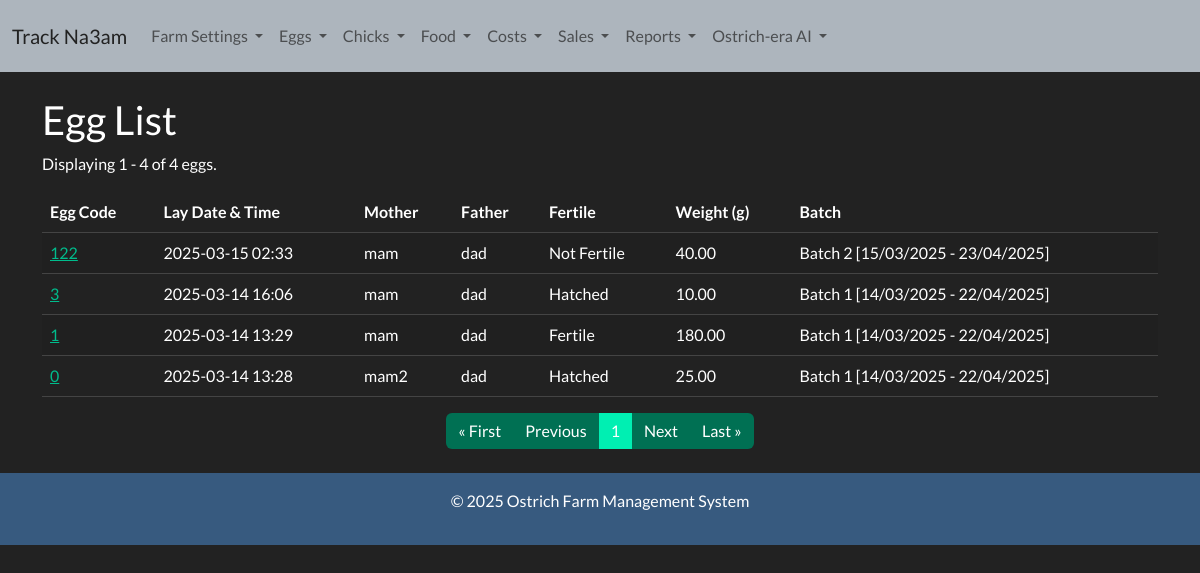
Page /egg-list/ on the earlier database version.
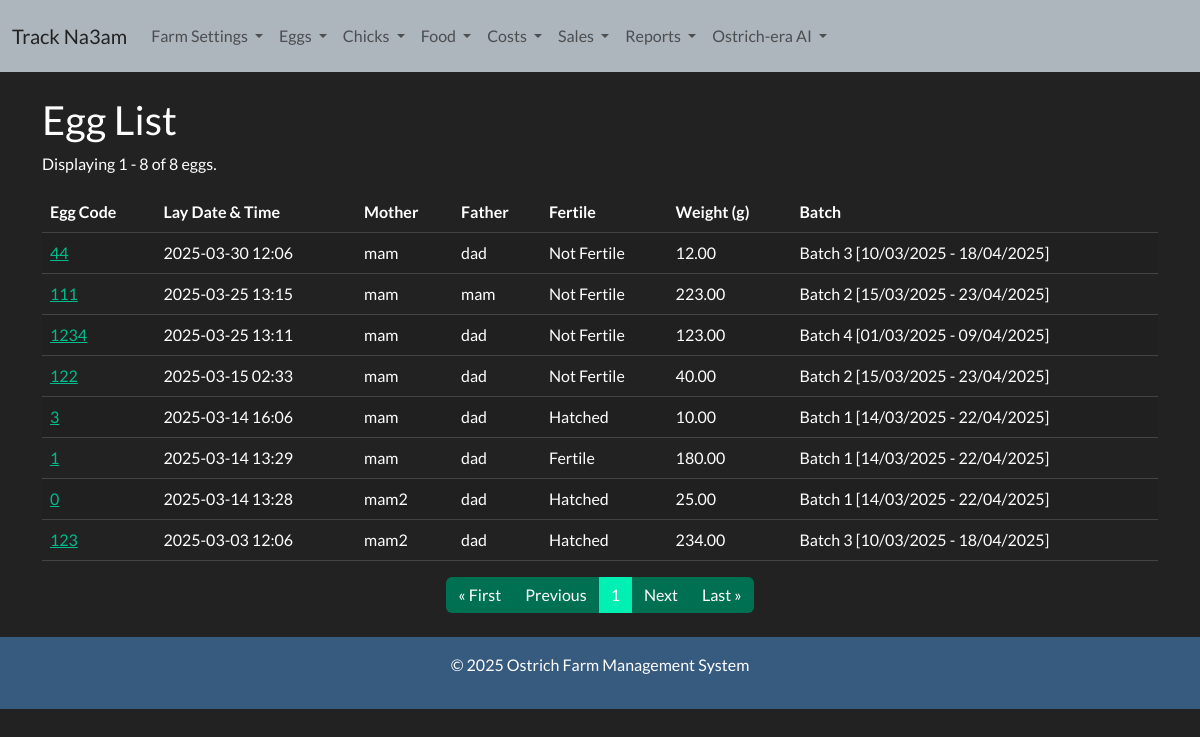
Same page on the later database version.
### ostrich/models.py (models this page shows, shortened)
class Egg(models.Model):
    sale_choices = (
        ('exists','exists'),
        ('sold','sold')
    )
    egg_code = models.CharField(max_length=50, unique=True)
    lay_date_time = models.DateTimeField(default=timezone.now)
    mother = models.ForeignKey('Ostrich', on_delete=models.PROTECT, related_name='eggs_laid', null=True, blank=True)
    father = models.ForeignKey('Ostrich', on_delete=models.PROTECT, related_name='eggs_fathered', null=True, blank=True)
    fertile = models.CharField(
        max_length=20,
        default='Waiting First Check',
        choices=[
            ('Waiting First Check', 'Waiting First Check'),
            ('Fertile', 'Fertile'),
            ('Not Fertile', 'Not Fertile')
        ]
    )
    weight = models.DecimalField(max_digits=5, decimal_places=2, null=True, blank=True)
    batch = models.ForeignKey('Batch', on_delete=models.SET_NULL, null=True, blank=True, related_name='eggs')
    status = models.CharField(max_length= 100, default="exists",choices = sale_choices, null=True)

class Ostrich(models.Model):
    gender_choices= (
        ('male','male'),
        ('female','female')
    )
    existance_choices = (
        ('exists','exists'),
        ('sold', 'sold'),
        ('slaughtered','Slaughtered')
    )
    family = models.ForeignKey(Family, on_delete=models.CASCADE, related_name='ostriches')
    name = models.CharField(max_length=100)
    age = models.IntegerField(blank=True, null=True)
    gender = models.CharField(max_length= 100, choices = gender_choices, null=True)
    status = models.CharField(max_length= 100, default="exists",choices = existance_choices, null=True)

class Batch(models.Model):
    creation_date = models.DateTimeField(default=timezone.now)
    first_check_date = models.DateTimeField(blank=True, null=True)
    finish_date = models.DateTimeField(blank=True, null=True)
    batch_code = models.CharField(max_length=100, unique=True, blank=True)

### ostrich/views.py (the view)
# urls.py: path('egg-list/', views.egg_list, name='egg_list'),
def egg_list(request):
    eggs = Egg.objects.all().order_by('-lay_date_time')  # Order by lay_date_time in descending order
    paginator = Paginator(eggs, 50)  # Show 50 eggs per page
    page_number = request.GET.get('page')  # Get the current page number from the URL
    page_eggs = paginator.get_page(page_number)  # Get the eggs for the requested page
    return render(request, 'eggs/egg_list.html', {'page_eggs': page_eggs})

### templates/eggs/egg_list.html
{% extends 'base.html' %}
{% block content %}
<h2>Egg List</h2>
<p>Displaying {{ page_eggs.start_index }} - {{ page_eggs.end_index }} of {{ page_eggs.paginator.count }} eggs.</p>
<table class="table table-striped">
    <thead>
        <tr>
            <th>Egg Code</th>
            <th>Lay Date & Time</th>
            <th>Mother</th>
            <th>Father</th>
            <th>Fertile</th>
            <th>Weight (g)</th>
            <th>Batch</th>
        </tr>
    </thead>
    <tbody>
        <tbody>
            {% for egg in page_eggs %}
            <tr>
                <td><a href="{% url 'egg_detail' egg.egg_code %}">{{ egg.egg_code }}</a></td>
                <td>{{ egg.lay_date_time|date:"Y-m-d H:i" }}</td>
                <td>{{ egg.mother.name|default:"N/A" }}</td>
                <td>{{ egg.father.name|default:"N/A" }}</td>
                <td>{{ egg.fertile }}</td>
                <td>{{ egg.weight|default:"N/A" }}</td>
                <td>{{ egg.batch.batch_code|default:"Not in a batch" }}</td>
            </tr>
            {% empty %}
            <tr>
                <td colspan="7" class="text-center">No eggs available.</td>
            </tr>
            {% endfor %}
        </tbody>
    </tbody>
</table>
<nav aria-label="Page navigation">
    <ul class="pagination justify-content-center">
        {% if page_eggs.has_previous %}
        <li class="page-item">
            <a class="page-link" href="?page=1">&laquo; First</a>
        </li>
        <li class="page-item">
            <a class="page-link" href="?page={{ page_eggs.previous_page_number }}">Previous</a>
        </li>
        {% else %}
        <li class="page-item disabled">
            <a class="page-link" href="#" tabindex="-1" aria-disabled="true">&laquo; First</a>
        </li>
        <li class="page-item disabled">
            <a class="page-link" href="#" tabindex="-1" aria-disabled="true">Previous</a>
        </li>
        {% endif %}
        <li class="page-item active" aria-current="page">
            <span class="page-link">{{ page_eggs.number }}</span>
        </li>
        {% if page_eggs.has_next %}
        <li class="page-item">
            <a class="page-link" href="?page={{ page_eggs.next_page_number }}">Next</a>
        </li>
        <li class="page-item">
            <a class="page-link" href="?page={{ page_eggs.paginator.num_pages }}">Last &raquo;</a>
        </li>
        {% else %}
        <li class="page-item disabled">
            <a class="page-link" href="#" tabindex="-1" aria-disabled="true">Next</a>
        </li>
        <li class="page-item disabled">
            <a class="page-link" href="#" tabindex="-1" aria-disabled="true">Last &raquo;</a>
        </li>
        {% endif %}
    </ul>
</nav>
{% endblock %}

### templates/base.html (shortened to what this page needs)
<!DOCTYPE html>
<html lang="en">
<head>
    <link href="https://bootswatch.com/5/darkly/bootstrap.min.css" rel="stylesheet">
</head>
<body>
    <nav class="navbar navbar-expand-lg navbar-light bg-light">
        <div class="container-fluid">
            <a class="navbar-brand" href="{% url 'home' %}">Track Na3am</a>
            <div class="collapse navbar-collapse" id="navbarNav">
                <ul class="navbar-nav">
                    <li class="nav-item dropdown">
                        <a class="nav-link dropdown-toggle" href="#" id="farmSettingsDropdown" role="button" data-bs-toggle="dropdown" aria-expanded="false">
                            Farm Settings
                        </a>
                    </li>
                    <li class="nav-item dropdown">
                        <a class="nav-link dropdown-toggle" href="#" id="eggsDropdown" role="button" data-bs-toggle="dropdown" aria-expanded="false">
                            Eggs
                        </a>
                    </li>
                    <li class="nav-item dropdown">
                        <a class="nav-link dropdown-toggle" href="#" id="chicksDropdown" role="button" data-bs-toggle="dropdown" aria-expanded="false">
                            Chicks
                        </a>
                    </li>
                    <li class="nav-item dropdown">
                        <a class="nav-link dropdown-toggle" href="#" id="foodDropdown" role="button" data-bs-toggle="dropdown" aria-expanded="false">
                            Food
                        </a>
                    </li>
                    <li class="nav-item dropdown">
                        <a class="nav-link dropdown-toggle" href="#" id="costsDropdown" role="button" data-bs-toggle="dropdown" aria-expanded="false">
                            Costs
                        </a>
                    </li>
                    <li class="nav-item dropdown">
                        <a class="nav-link dropdown-toggle" href="#" id="SalesDropdown" role="button" data-bs-toggle="dropdown" aria-expanded="false">
                            Sales
                        </a>
                    </li>
                    <li class="nav-item dropdown">
                        <a class="nav-link dropdown-toggle" href="#" id="reportsDropdown" role="button" data-bs-toggle="dropdown" aria-expanded="false">
                            Reports
                        </a>
                    </li>
                    <li class="nav-item dropdown">
                        <a class="nav-link dropdown-toggle" href="#" id="chatDropdown" role="button" data-bs-toggle="dropdown" aria-expanded="false">
                            Ostrich-era AI
                        </a>
                    </li>
                </ul>
            </div>
        </div>
    </nav>
    <div class="container mt-4">
        {% block content %}{% endblock %}
    </div>
    <footer class="bg-primary text-white text-center p-3 mt-4">
        <p>&copy; 2025 Ostrich Farm Management System</p>
    </footer>
</body>
</html>

Differences in the rows shown:
added Egg: egg_code "44", lay_date_time "2025-03-30 12:06", mother.name "mam", father.name "dad", fertile "Not Fertile", weight "12.00", batch.batch_code "Batch 3 [10/03/2025 - 18/04/2025]"
added Egg: egg_code "111", lay_date_time "2025-03-25 13:15", mother.name "mam", father.name "mam", fertile "Not Fertile", weight "223.00", batch.batch_code "Batch 2 [15/03/2025 - 23/04/2025]"
added Egg: egg_code "1234", lay_date_time "2025-03-25 13:11", mother.name "mam", father.name "dad", fertile "Not Fertile", weight "123.00", batch.batch_code "Batch 4 [01/03/2025 - 09/04/2025]"
added Egg: egg_code "123", lay_date_time "2025-03-03 12:06", mother.name "mam2", father.name "dad", fertile "Hatched", weight "234.00", batch.batch_code "Batch 3 [10/03/2025 - 18/04/2025]"
Other differences:
{{ page_eggs.end_index }}: "4" → "8"
{{ page_eggs.paginator.count }}: "4" → "8"
